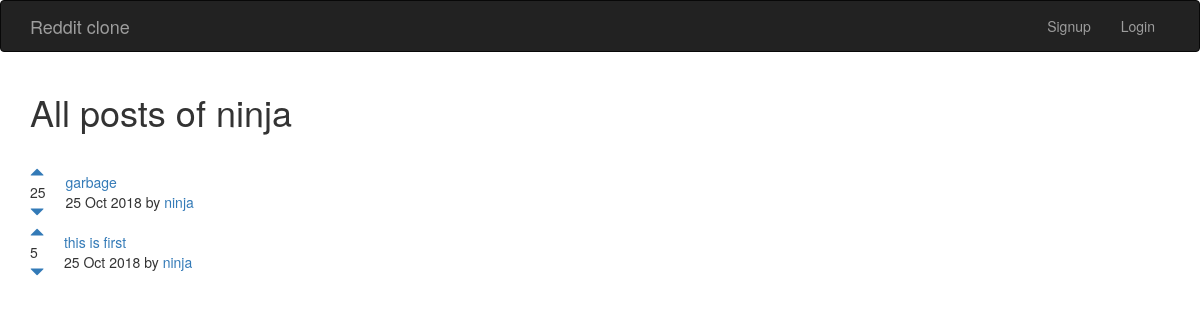
The app's page /posts/user/1 with its own data.
### posts/models.py (models this page shows, shortened)
class Post(models.Model):
    title = models.CharField(max_length=200)
    url = models.TextField()
    pub_date = models.DateTimeField()
    author = models.ForeignKey(User, on_delete=models.CASCADE)
    votes_total = models.IntegerField(default=1)
    def date_style(self):
        return self.pub_date.strftime("%e %b %Y")

### posts/views.py (the view)
# urls.py: url(r'^user/(?P<ik>[0-9]+)', views.post_by, name='post_by'),
def post_by(request, ik):
    posts = Post.objects.filter(author__id=ik).order_by('-votes_total')
    author = User.objects.get(pk=ik)
    return render(request, "posts/post_by.html", {'posts': posts, 'author': author})

### posts/templates/posts/post_by.html (shortened to what this page needs)
{% extends 'base.html' %}
{% block content %}
<h1>All posts of {{ author.username }}</h1>
<br/>
{% for post in posts.all %}
<table>
    <tr>
        <td style="padding-right:20px;"><a href="#" onClick="document.getElementById('upvote {{ post.id }}').submit()">
            <span class="glyphicon glyphicon-triangle-top" aria-hidden="true"></span></a>
            <br/>{{ post.votes_total }}<br/>
            <a href="#" onClick="document.getElementById('downvote {{ post.id }}').submit()">
                <span class="glyphicon glyphicon-triangle-bottom" aria-hidden="true"></span></a></td>
        <td><a href="{{ post.url }}">{{ post.title }}</a><br/>{{ post.date_style }} by <a href="{% url 'posts:post_by' post.author.id %}">{{ post.author.username }}</a></td>
    </tr>
</table>
{% endfor %}
{% endblock %}

### records on screen
Post: votes_total "25", title "garbage", date_style "25 Oct 2018", author.username "ninja"
Post: votes_total "5", title "this is first", date_style "25 Oct 2018", author.username "ninja"

### other values on screen
{{ author.username }} "ninja"
